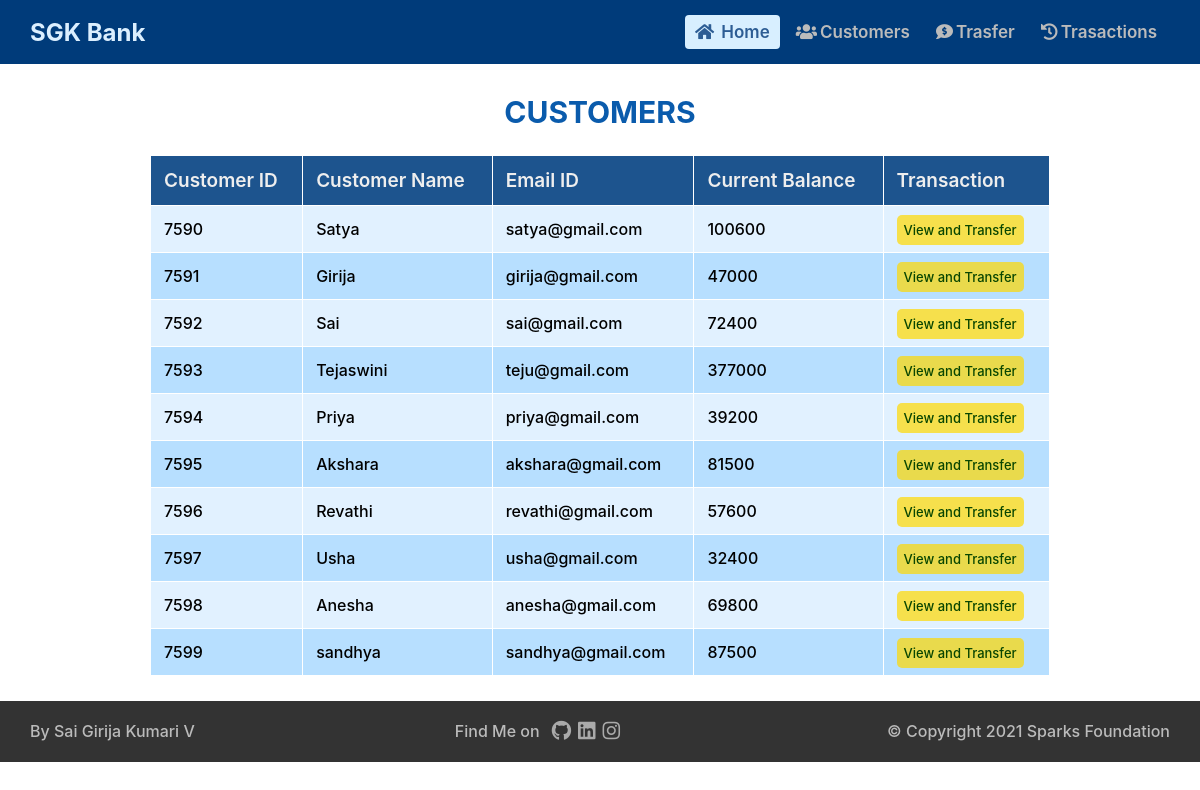
The page /customers.php on the database its author committed.
### tables this page shows
CREATE TABLE `customers` (
  `customer_id` double NOT NULL,
  `customer_name` varchar(50) NOT NULL,
  `email_id` varchar(50) NOT NULL,
  `current_balance` double NOT NULL
);

### customers.php (the view, shortened to what this page needs)
<!DOCTYPE html>
<html lang="en">
<head>
    <link rel="stylesheet" href="css\styles.css">
    <link rel="stylesheet" href="css\fontawesome\css\all.min.css">
    <link rel="stylesheet" href="css\customers.css">
</head>
<body>
    <div class="customers">
        <?php require 'navbar.html';
        require 'connection.php';
        $query = "SELECT * from customers";
        $customers = mysqli_query($con, $query);
        ?>
        <div class="customers_data">
            <h2>CUSTOMERS</h2>
            <table>
                <tr>
                    <th>Customer ID</th>
                    <th>Customer Name</th>
                    <th>Email ID</th>
                    <th>Current Balance</th>
                    <th>Transaction</th>
                </tr>
                <?php
                if(mysqli_num_rows($customers)>0){
                    while($customer = mysqli_fetch_array($customers)){ ?>
                        <tr>
                            <td><?php echo $customer['customer_id']?></td>
                            <td><?php echo $customer['customer_name']?></td>
                            <td><?php echo $customer['email_id']?></td>
                            <td><?php echo $customer['current_balance']?></td>
                            <td class="button"><a href="transfer.php?id=<?php echo $customer['customer_id'];?>">View and Transfer</a></td>
                        </tr>
                        <?php
                    }
                }
                ?>
            </table>
        </div>
    </div>
</body>
</html>

### css/styles.css (style rules this page uses)
* { padding: 0; margin: 0; font-family: -apple-system, BlinkMacSystemFont, "Segoe UI", Roboto, Oxygen, Ubuntu, Cantarell, "Open Sans", "Helvetica Neue", sans-serif; box-sizing: border-box; }
h2 { font-size: 32px; text-align: center; color: #00254b; }
p { color: #00254b77; margin-top: 3px; font-weight: 500; }
nav { position: sticky; top: 0px; display: flex; justify-content: space-between; align-items: center; height: 8vh; background-color: #003b7a; padding: 15px 30px; }
.logo { text-decoration: none; color: #dbefff; font-size: 24px; font-weight: 700; }
nav ul { list-style-type: none; display: flex; }
nav ul span { margin-right: 3px; }
nav ul a { text-decoration: none; color: #bbb; font-size: 17px; padding: 7px 10px; margin: 3px; border-radius: 4px; font-weight: 600; }
nav ul a.selected, nav ul a:hover { background-color: #d8efff; color: #2d5d94; transition: 0.5s; }
footer { display: flex; justify-content: space-between; padding: 15px 30px; background-color: #333; }
footer p { font-size: 16px; color: #bbbbbb; margin: 5px 0px; }
footer a { text-decoration: none; }
footer .social-media { margin: 5px 0px; display: flex; text-align: center; }
footer .social-media p { margin-right: 12px; margin-top: 0; margin-bottom: 0; }
footer i { font-size: 20px; color: #aaaaaa; margin-right: 7px; }

### css/customers.css (style rules this page uses)
.customers_data h2 { margin-top: 30px; font-size: 30px; color: #0a5bac; }
table { border-collapse: collapse; width: 900px; max-width: 900px; margin: auto; margin-top: 25px; margin-bottom: 25px; text-align: left; }
tr:nth-child(odd) { background-color: #b7dfff; }
tr:nth-child(even) { background-color: #e1f1ff; }
tr th { font-size: 19px; color: #eee; background-color: #003b7ad7; padding: 13px; font-weight: 600; border: 0.1px solid #fff; }
tr td { padding: 13px; font-weight: 500; border: 0.1px solid #fff; }
tr a { text-decoration: none; border-radius: 5px; background-color: rgb(255, 217, 0, 0.7); color: #094601; font-size: 13px; padding: 7px; }

### rows shown on the page
customers: customer_id "7590", customer_name "Satya", email "satya@gmail.com", current_balance "100600"
customers: customer_id "7591", customer_name "Girija", email "girija@gmail.com", current_balance "47000"
customers: customer_id "7592", customer_name "Sai", email "sai@gmail.com", current_balance "72400"
customers: customer_id "7593", customer_name "Tejaswini", email "teju@gmail.com", current_balance "377000"
customers: customer_id "7594", customer_name "Priya", email "priya@gmail.com", current_balance "39200"
customers: customer_id "7595", customer_name "Akshara", email "akshara@gmail.com", current_balance "81500"
customers: customer_id "7596", customer_name "Revathi", email "revathi@gmail.com", current_balance "57600"
customers: customer_id "7597", customer_name "Usha", email "usha@gmail.com", current_balance "32400"
customers: customer_id "7598", customer_name "Anesha", email "anesha@gmail.com", current_balance "69800"
customers: customer_id "7599", customer_name "sandhya", email "sandhya@gmail.com", current_balance "87500"
